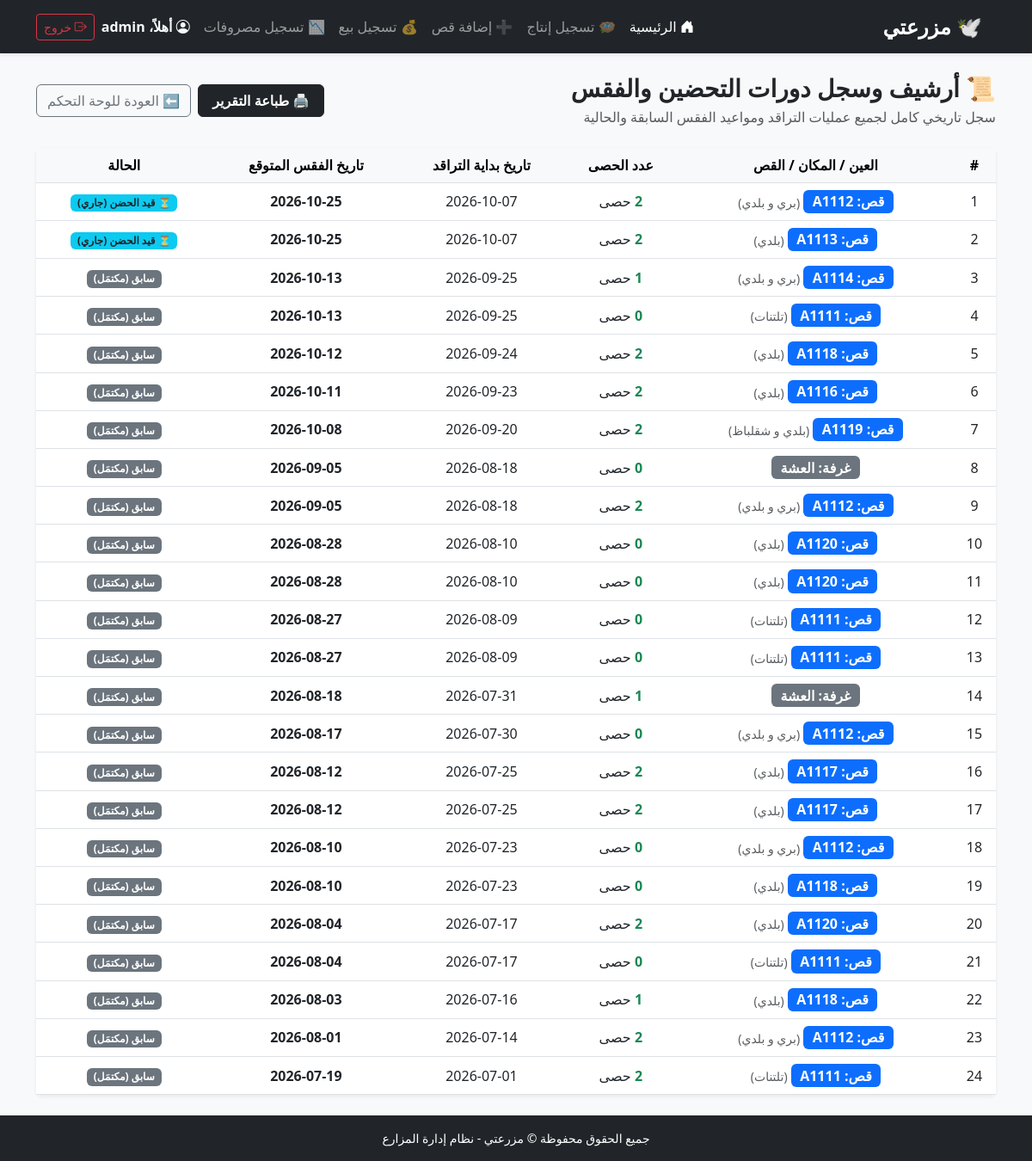
/hmamam/hatch-history/ (signed in), run on the app's committed database.
### hmamam/models.py (models this page shows, shortened)
class ProductionRecord(models.Model):
    user = models.ForeignKey(User, on_delete=models.CASCADE, verbose_name="المستخدم")
    loft_or_room = models.ForeignKey(LoftOrRoom, on_delete=models.CASCADE)
    pigeon_pair = models.ForeignKey(PigeonPair, on_delete=models.SET_NULL, null=True, blank=True, verbose_name="القص")
    record_date = models.DateField(auto_now_add=True,null=True, verbose_name="تاريخ السجل")
    eggs_found = models.IntegerField(default=0, verbose_name="عدد الحصى")
    incubation_start_date = models.DateField(blank=True, null=True, verbose_name="تاريخ بدء التحيض/البيض")
    squabs_hatched = models.IntegerField(default=0, verbose_name="عدد الزغاليل الفاقسة")
    deaths = models.IntegerField(default=0, verbose_name="عدد النفوق")
    @property
    def expected_hatch_date(self):
        if self.incubation_start_date:
            return self.incubation_start_date + timedelta(days=18)
        return None

class PigeonPair(models.Model):
    user = models.ForeignKey(User, on_delete=models.CASCADE, verbose_name="صاحب المزرعة")
    loft_or_room = models.ForeignKey(LoftOrRoom, on_delete=models.CASCADE, verbose_name="مكان السكن")
    pair_code = models.CharField(max_length=50, verbose_name="الرقم التعريفي (رقم العين/الدبلة)")
    breed = models.CharField(max_length=50, verbose_name="السلالة/النوع")
    image = models.ImageField(upload_to='pigeons/', blank=True, null=True, verbose_name="صورة القص")
    created_at = models.DateField(auto_now_add=True,null=True, verbose_name="تاريخ التركيب")
    male_details = models.CharField(max_length=255, blank=True, null=True, verbose_name="تفاصيل الذكر")
    female_details = models.CharField(max_length=255, blank=True, null=True, verbose_name="تفاصيل الأنثى")
    notes = models.TextField(blank=True, null=True, verbose_name="ملاحظات")

class LoftOrRoom(models.Model):
    user = models.ForeignKey(User, on_delete=models.CASCADE, verbose_name="صاحب المزرعة")
    name = models.CharField(max_length=50, verbose_name="اسم الغرفة/السلاكة")

### hmamam/views.py (the view)
# urls.py: path('hatch-history/', views.hatch_history_view, name='hatch_history'),
@login_required
def hatch_history_view(request):
    incubation_records = ProductionRecord.objects.filter(
        user=request.user,
        incubation_start_date__isnull=False
    ).order_by('-incubation_start_date')
    today = date.today()
    context = {
        'incubation_records': incubation_records,
        'today': today,
    }
    return render(request, 'farm/hatch_history.html', context)

### hmamam/templates/farm/hatch_history.html (shortened to what this page needs)
{% extends 'base.html' %}
{% block content %}
<div class="container py-4">
    <div class="d-flex justify-content-between align-items-center mb-4">
        <div>
            <h3 class="fw-bold mb-1">📜 أرشيف وسجل دورات التحضين والفقس</h3>
            <p class="text-muted m-0">سجل تاريخي كامل لجميع عمليات التراقد ومواعيد الفقس السابقة والحالية</p>
        </div>
        <div class="d-flex gap-2 no-print">
            <button onclick="window.print();" class="btn btn-dark fw-bold px-3">
                🖨️ طباعة التقرير
            </button>
            <a href="{% url 'farm_home' %}" class="btn btn-outline-secondary">
                ⬅ العودة للوحة التحكم
            </a>
        </div>
    </div>
    <div class="card shadow-sm border-0">
        <div class="card-body p-0">
            {% if incubation_records %}
            <div class="table-responsive">
                <table class="table table-hover align-middle mb-0 text-center">
                    <thead class="table-light">
                        <tr>
                            <th>#</th>
                            <th>العين / المكان / القص</th>
                            <th>عدد الحصى</th>
                            <th>تاريخ بداية التراقد</th>
                            <th>تاريخ الفقس المتوقع</th>
                            <th>الحالة</th>
                        </tr>
                    </thead>
                    <tbody>
                        {% for record in incubation_records %}
                        <tr>
                            <td>{{ forloop.counter }}</td>
                            <td>
                                {% if record.pigeon_pair %}
                                    <span class="badge bg-primary fs-6">قص: {{ record.pigeon_pair.pair_code }}</span>
                                    {% if record.pigeon_pair.breed %}
                                        <small class="text-muted">({{ record.pigeon_pair.breed }})</small>
                                    {% endif %}
                                {% else %}
                                    <span class="badge bg-secondary fs-6">غرفة: {{ record.loft_or_room.name }}</span>
                                {% endif %}
                            </td>
                            <td><span class="fw-bold text-success">{{ record.eggs_found }}</span> حصى</td>
                            <td>{{ record.incubation_start_date|date:"Y-m-d" }}</td>
                            <td>
                                <strong>{{ record.expected_hatch_date|date:"Y-m-d"|default:"غير محدد" }}</strong>
                            </td>
                            <td>
                                {% if record.expected_hatch_date %}
                                    {% if record.expected_hatch_date < today %}
                                        <span class="badge bg-secondary">سابق (مكتمَل)</span>
                                    {% elif record.expected_hatch_date == today %}
                                        <span class="badge bg-warning text-dark">🎯 موعد الفقس اليوم</span>
                                    {% else %}
                                        <span class="badge bg-info text-dark">⏳ قيد الحضن (جاري)</span>
                                    {% endif %}
                                {% else %}
                                    <span class="badge bg-light text-dark">-</span>
                                {% endif %}
                            </td>
                        </tr>
                        {% endfor %}
                    </tbody>
                </table>
            </div>
            {% else %}
            <div class="text-center py-5">
                <p class="text-muted fs-5 mb-0">لا توجد سجلات تراقد أو فقس مسجلة حتى الآن.</p>
            </div>
            {% endif %}
        </div>
    </div>
</div>
{% endblock %}

### templates/base.html (shortened to what this page needs)
<!DOCTYPE html>
<html lang="ar" dir="rtl">
<head>
    <link href="https://cdn.jsdelivr.net/npm/bootstrap@5.3.0/dist/css/bootstrap.min.css" rel="stylesheet">
    <link rel="stylesheet" href="https://cdn.jsdelivr.net/npm/bootstrap-icons@1.11.0/font/bootstrap-icons.css">
</head>
<body class="bg-light d-flex flex-column min-vh-100">
    <nav class="navbar navbar-expand-lg navbar-dark bg-dark sticky-top shadow-sm">
        <div class="container">
            <a class="navbar-brand fw-bold fs-4" href="{% url 'farm_home' %}">
                🕊️ مزرعتي
            </a>
            <div class="collapse navbar-collapse" id="mainNavbar">
                <ul class="navbar-nav me-auto mb-2 mb-lg-0">
                    <li class="nav-item">
                        <a class="nav-link active" href="{% url 'farm_home' %}">
                            <i class="bi bi-house-door-fill"></i> الرئيسية
                        </a>
                    </li>
                    {% if user.is_authenticated %}
                    <li class="nav-item">
                        <a class="nav-link" href="{% url 'add_production' %}">🪺 تسجيل إنتاج</a>
                    </li>
                    <li class="nav-item">
                        <a class="nav-link" href="{% url 'add_pair' %}">➕ إضافة قص</a>
                    </li>
                    <li class="nav-item">
                        <a class="nav-link" href="{% url 'add_sale' %}">💰 تسجيل بيع</a>
                    </li>
                    <li class="nav-item">
                        <a class="nav-link" href="{% url 'add_expense' %}">📉 تسجيل مصروفات</a>
                    </li>
                    {% endif %}
                </ul>
                <div class="d-flex align-items-center gap-2">
                    {% if user.is_authenticated %}
                        <span class="text-light fw-bold me-2">
                            <i class="bi bi-person-circle"></i> أهلاً، {{ user.username }}
                        </span>
                        <form method="POST" action="{% url 'logout' %}" class="d-inline">
                            <button type="submit" class="btn btn-outline-danger btn-sm">
                                <i class="bi bi-box-arrow-right"></i> خروج
                            </button>
                        </form>
                    {% endif %}
                </div>
            </div>
        </div>
    </nav>
    <main class="flex-grow-1">
        {% block content %}{% endblock %}
    </main>
    <footer class="bg-dark text-white text-center py-3 mt-auto">
        <div class="container">
            <p class="m-0 small">جميع الحقوق محفوظة &copy; مزرعتي - نظام إدارة المزارع</p>
        </div>
    </footer>
</body>
</html>

### data on the page
ProductionRecord: pigeon_pair.pair_code "A1112", pigeon_pair.breed "بري و بلدي", eggs_found "2", incubation_start_date "2026-10-07", expected_hatch_date "2026-10-25", shows "⏳ قيد الحضن (جاري)"
ProductionRecord: pigeon_pair.pair_code "A1113", pigeon_pair.breed "بلدي", eggs_found "2", incubation_start_date "2026-10-07", expected_hatch_date "2026-10-25", shows "⏳ قيد الحضن (جاري)"
ProductionRecord: pigeon_pair.pair_code "A1114", pigeon_pair.breed "بري و بلدي", eggs_found "1", incubation_start_date "2026-09-25", expected_hatch_date "2026-10-13", shows "سابق (مكتمَل)"
ProductionRecord: pigeon_pair.pair_code "A1111", pigeon_pair.breed "تلتنات", eggs_found "0", incubation_start_date "2026-09-25", expected_hatch_date "2026-10-13", shows "سابق (مكتمَل)"
ProductionRecord: pigeon_pair.pair_code "A1118", pigeon_pair.breed "بلدي", eggs_found "2", incubation_start_date "2026-09-24", expected_hatch_date "2026-10-12", shows "سابق (مكتمَل)"
ProductionRecord: pigeon_pair.pair_code "A1116", pigeon_pair.breed "بلدي", eggs_found "2", incubation_start_date "2026-09-23", expected_hatch_date "2026-10-11", shows "سابق (مكتمَل)"
ProductionRecord: pigeon_pair.pair_code "A1119", pigeon_pair.breed "بلدي و شقلباظ", eggs_found "2", incubation_start_date "2026-09-20", expected_hatch_date "2026-10-08", shows "سابق (مكتمَل)"
ProductionRecord: loft_or_room.name "العشة", eggs_found "0", incubation_start_date "2026-08-18", expected_hatch_date "2026-09-05", shows "سابق (مكتمَل)"
ProductionRecord: pigeon_pair.pair_code "A1112", pigeon_pair.breed "بري و بلدي", eggs_found "2", incubation_start_date "2026-08-18", expected_hatch_date "2026-09-05", shows "سابق (مكتمَل)"
ProductionRecord: pigeon_pair.pair_code "A1120", pigeon_pair.breed "بلدي", eggs_found "0", incubation_start_date "2026-08-10", expected_hatch_date "2026-08-28", shows "سابق (مكتمَل)"
ProductionRecord: pigeon_pair.pair_code "A1120", pigeon_pair.breed "بلدي", eggs_found "0", incubation_start_date "2026-08-10", expected_hatch_date "2026-08-28", shows "سابق (مكتمَل)"
ProductionRecord: pigeon_pair.pair_code "A1111", pigeon_pair.breed "تلتنات", eggs_found "0", incubation_start_date "2026-08-09", expected_hatch_date "2026-08-27", shows "سابق (مكتمَل)"
ProductionRecord: pigeon_pair.pair_code "A1111", pigeon_pair.breed "تلتنات", eggs_found "0", incubation_start_date "2026-08-09", expected_hatch_date "2026-08-27", shows "سابق (مكتمَل)"
ProductionRecord: loft_or_room.name "العشة", eggs_found "1", incubation_start_date "2026-07-31", expected_hatch_date "2026-08-18", shows "سابق (مكتمَل)"
ProductionRecord: pigeon_pair.pair_code "A1112", pigeon_pair.breed "بري و بلدي", eggs_found "0", incubation_start_date "2026-07-30", expected_hatch_date "2026-08-17", shows "سابق (مكتمَل)"
ProductionRecord: pigeon_pair.pair_code "A1117", pigeon_pair.breed "بلدي", eggs_found "2", incubation_start_date "2026-07-25", expected_hatch_date "2026-08-12", shows "سابق (مكتمَل)"
ProductionRecord: pigeon_pair.pair_code "A1117", pigeon_pair.breed "بلدي", eggs_found "2", incubation_start_date "2026-07-25", expected_hatch_date "2026-08-12", shows "سابق (مكتمَل)"
ProductionRecord: pigeon_pair.pair_code "A1112", pigeon_pair.breed "بري و بلدي", eggs_found "0", incubation_start_date "2026-07-23", expected_hatch_date "2026-08-10", shows "سابق (مكتمَل)"
ProductionRecord: pigeon_pair.pair_code "A1118", pigeon_pair.breed "بلدي", eggs_found "0", incubation_start_date "2026-07-23", expected_hatch_date "2026-08-10", shows "سابق (مكتمَل)"
ProductionRecord: pigeon_pair.pair_code "A1120", pigeon_pair.breed "بلدي", eggs_found "2", incubation_start_date "2026-07-17", expected_hatch_date "2026-08-04", shows "سابق (مكتمَل)"
ProductionRecord: pigeon_pair.pair_code "A1111", pigeon_pair.breed "تلتنات", eggs_found "0", incubation_start_date "2026-07-17", expected_hatch_date "2026-08-04", shows "سابق (مكتمَل)"
ProductionRecord: pigeon_pair.pair_code "A1118", pigeon_pair.breed "بلدي", eggs_found "1", incubation_start_date "2026-07-16", expected_hatch_date "2026-08-03", shows "سابق (مكتمَل)"
ProductionRecord: pigeon_pair.pair_code "A1112", pigeon_pair.breed "بري و بلدي", eggs_found "2", incubation_start_date "2026-07-14", expected_hatch_date "2026-08-01", shows "سابق (مكتمَل)"
ProductionRecord: pigeon_pair.pair_code "A1111", pigeon_pair.breed "تلتنات", eggs_found "2", incubation_start_date "2026-07-01", expected_hatch_date "2026-07-19", shows "سابق (مكتمَل)"

### other printed values
{{ user.username }} "admin"
